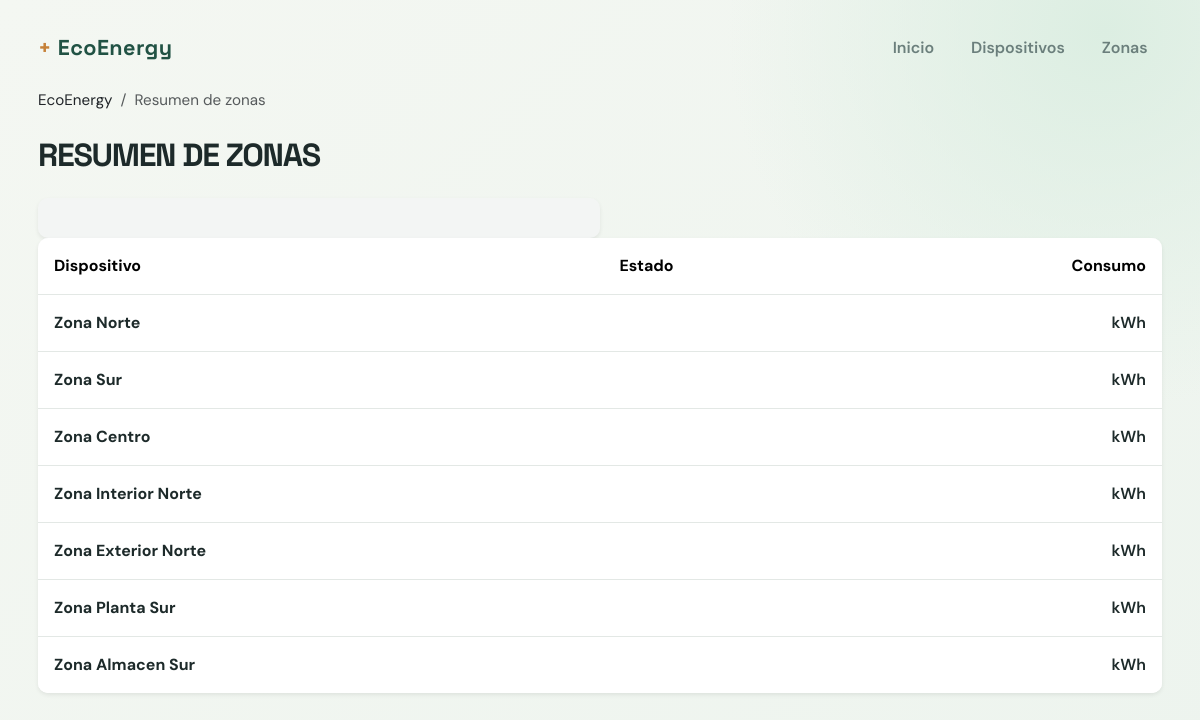
Page /dispositivos/resumen_zonas/ on the committed database.
### dispositivos/models.py (models this page shows, shortened)
class BaseModel(models.Model):
	created_at = models.DateTimeField(auto_now_add=True)
	updated_at = models.DateTimeField(auto_now=True)
	deleted_at = models.DateTimeField(null=True, blank=True)
	class Meta:
		abstract = True

class Zone(BaseModel):
	organization = models.ForeignKey(
		"Organization",
		on_delete=models.PROTECT,
		related_name="zones",
	)
	name = models.CharField(max_length=100)
	limit_kwh = models.DecimalField(max_digits=10, decimal_places=2, default=0)
	is_active = models.BooleanField(default=True)
	class Meta:
		ordering = ("organization__legal_name", "name")
		verbose_name = "zone"
		verbose_name_plural = "zones"
		constraints = [
			models.UniqueConstraint(
				fields=("organization", "name"),
				name="unique_zone_name_per_organization",
			)
		]

### dispositivos/views.py (the view)
# urls.py: path("dispositivos/resumen_zonas/", views.resumen_zonas, name="resumen_zonas"),
def resumen_zonas(request, zona_id=None):
    if zona_id is not None:
        detalle = obtener_zona_detalle(zona_id, _organization_id(request))
        if detalle is None:
            raise Http404("Zona no encontrada")
        return render(request, "dispositivos/resumen_zonas.html", detalle)
    zonas = listar_zonas_con_resumen(_organization_id(request))
    return render(request, "dispositivos/resumen_zonas.html", {"zonas": zonas})

### dispositivos/services.py (called while the page is built)
def listar_zonas_con_resumen(organization_id=None):
    zones = Zone.objects.filter(deleted_at__isnull=True)
    if organization_id is not None:
        zones = zones.filter(organization_id=organization_id)
    resumen = zones.annotate(
        cantidad_dispositivos=Count("devices", filter=Q(devices__deleted_at__isnull=True)),
        consumo_total=Sum("devices__consumption_kwh", filter=Q(devices__deleted_at__isnull=True)),
    )
    return [
        {
            "id": zona.id,
            "nombre": zona.name,
            "limite_kwh": float(zona.limit_kwh),
            "cantidad_dispositivos": zona.cantidad_dispositivos,
            "consumo_total": float(zona.consumo_total or 0),
            "estado": "ALERTA" if (zona.consumo_total or 0) > zona.limit_kwh else "NORMAL",
        }
        for zona in resumen
    ]

### dispositivos/views.py (called while the page is built)
def _organization_id(request):
    if request.user.is_authenticated:
        profile = getattr(request.user, "profile", None)
        return profile.organization_id if profile else None
    return None

### templates/dispositivos/resumen_zonas.html (shortened to what this page needs)
{% extends "base.html" %}
{% block content %}
<div class="container-fluid px-0">
    <nav aria-label="breadcrumb" class="mb-4">
        <ol class="breadcrumb mb-0" style="font-size: 0.95rem; color: #3a4a4a;">
            <li class="breadcrumb-item"><a href="{% url 'dispositivos:inicio' %}" class="text-decoration-none text-dark">EcoEnergy</a></li>
            <li class="breadcrumb-item active" aria-current="page">Resumen de zonas</li>
        </ol>
    </nav>
    <h1 class="fw-bold text-uppercase mb-4" style="font-size: clamp(2rem, 2vw, 2.5rem); letter-spacing: -0.04em; color: #1d2a2a;">Resumen de zonas</h1>
<div class="col-md-6">
    <div class="card border-0 shadow-sm h-100" style="background: #f3f5f4; border: 1px solid #dfe6e3; border-radius: 10px;">
        <div class="card-body p-3">
        </div>
    </div>
</div>
<div class="card border-0 shadow-sm overflow-hidden" style="border: 1px solid #dfe6e3; border-radius: 10px;">
    <div class="card-body p-0">
        {% if zonas %}
            <div class="table-responsive">
                <table class="table table-borderless align-middle mb-0">
                    <thead style="background: #eceeed; color: #1d2a2a;">
                        <tr>
                            <th scope="col" class="px-3 py-3 fw-bold">Dispositivo</th>
                            <th scope="col" class="py-3 fw-bold">Estado</th>
                            <th scope="col" class="text-end px-3 py-3 fw-bold">Consumo</th>
                        </tr>
                    </thead>
                    <tbody>
                        {% for zona in zonas %}
                            <tr style="border-top: 1px solid #e3e8e5;">
                                <td class="px-3 py-3 fw-bold" style="color: #1d2a2a;">{{ zona.nombre }}</td>
                                <td class="py-3">
                                </td>
                                <td class="text-end px-3 py-3 fw-semibold" style="color: #1d2a2a;">{{ dispositivo.consumo_kwh }} kWh</td>
                            </tr>
                        {% endfor %}
                    </tbody>
                </table>
            </div>
        {% else %}
            <div class="text-center p-5">
                <h2 class="h5 fw-bold mb-2">No hay zonas registradas</h2>
                <p class="text-muted mb-0">Cuando agregues zonas, aparecerán aquí.</p>
            </div>
        {% endif %}
    </div>
</div>
</div>
{% endblock %}

### templates/base.html (style rules this page uses)
:root { --ink: #172a2a; --muted: #6b7f7c; --paper: #f4f7f2; --panel: #ffffff; --line: #dce7df; --green: #2f765b; --green-dark: #215244; --mint: #dceee2; --amber: #c68139; --danger: #dc3545; --soft-red: #f9e7e7; }
body { margin: 0; color: var(--ink); background: var(--paper); font-family: "DM Sans", sans-serif; }
body::before { position: fixed; inset: 0; background: radial-gradient(circle at 92% 4%, #dceee2 0, transparent 28%), linear-gradient(135deg, #f4f7f2 0%, #edf4ee 100%); content: ""; z-index: -1; }
h1, h2, h3, .brand { font-family: "Space Grotesk", sans-serif; }

### rows in the picture
Zone: nombre "Zona Norte"
Zone: nombre "Zona Sur"
Zone: nombre "Zona Centro"
Zone: nombre "Zona Interior Norte"
Zone: nombre "Zona Exterior Norte"
Zone: nombre "Zona Planta Sur"
Zone: nombre "Zona Almacen Sur"
